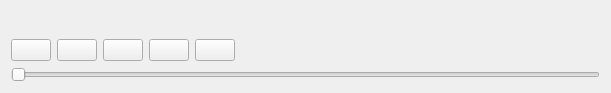
<?xml version="1.0" encoding="UTF-8"?>
<ui version="4.0">
 <class>ControlPanel</class>
 <widget class="QWidget" name="ControlPanel">
  <property name="geometry">
   <rect>
    <x>0</x>
    <y>0</y>
    <width>611</width>
    <height>93</height>
   </rect>
  </property>
  <property name="windowTitle">
   <string>Form</string>
  </property>
  <layout class="QVBoxLayout" name="verticalLayout">
   <item>
    <spacer name="verticalSpacer">
     <property name="orientation">
      <enum>Qt::Vertical</enum>
     </property>
     <property name="sizeHint" stdset="0">
      <size>
       <width>20</width>
       <height>40</height>
      </size>
     </property>
    </spacer>
   </item>
   <item>
    <layout class="QHBoxLayout" name="horizontalLayout">
     <item>
      <widget class="QPushButton" name="openButton">
       <property name="text">
        <string/>
       </property>
      </widget>
     </item>
     <item>
      <widget class="QPushButton" name="playButton">
       <property name="text">
        <string/>
       </property>
      </widget>
     </item>
     <item>
      <widget class="QPushButton" name="pauseButton">
       <property name="text">
        <string/>
       </property>
      </widget>
     </item>
     <item>
      <widget class="QPushButton" name="previousButton">
       <property name="text">
        <string/>
       </property>
      </widget>
     </item>
     <item>
      <widget class="QPushButton" name="nextButton">
       <property name="text">
        <string/>
       </property>
      </widget>
     </item>
     <item>
      <spacer name="horizontalSpacer">
       <property name="orientation">
        <enum>Qt::Horizontal</enum>
       </property>
       <property name="sizeHint" stdset="0">
        <size>
         <width>40</width>
         <height>20</height>
        </size>
       </property>
      </spacer>
     </item>
    </layout>
   </item>
   <item>
    <widget class="QSlider" name="horizontalSlider">
     <property name="orientation">
      <enum>Qt::Horizontal</enum>
     </property>
    </widget>
   </item>
  </layout>
 </widget>
 <resources/>
 <connections/>
</ui>
